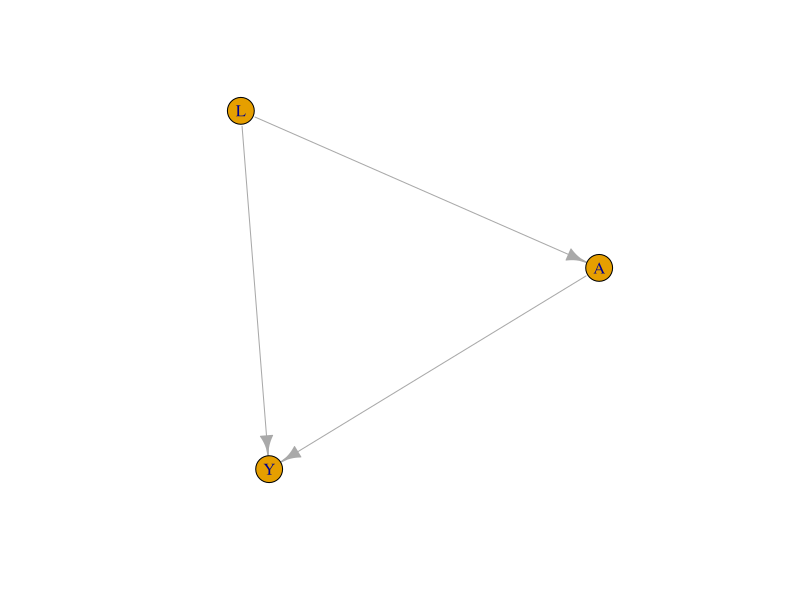

Write R code to recreate this figure.
## ---- chunk 1
knitr::opts_chunk$set(echo = TRUE)
library(tidyverse)
library(knitr)
## ---- chunk 2
library(igraph)
edges = c(1,2,1,3,2,3)
g = make_graph(edges) %>% set_vertex_attr("label", value = c("L", "A", "Y"))
plot(g)
## ---- chunk 3

L = c(0,0,0,0,1,1,1,1)
A = c(0,0,1,1,0,0,1,1)
Y = c(0,1,0,1,0,1,0,1)
N = c(3,1,3,1,1,2,3,6)
dat = data.frame(L=L, A=A, Y=Y, N=N)
kable(dat)

mw = glm(A ~ L, family = binomial, weights = N, data = dat) # weight model (P(a | l))
w = 1/ifelse(A==1, fitted.values(mw), 1 - fitted.values(mw)) # w
N_pseudo = w * N

dat$w = w
dat$N_pseudo = w * N

## ---- chunk 4
theta = sum(ifelse(A==1, N_pseudo * Y, 0))/sum(ifelse(A==1, N_pseudo, 0)) - sum(ifelse(A==0, N_pseudo * Y, 0))/sum(ifelse(A==0, N_pseudo, 0))
## ---- chunk 5

set.seed(1)
n = 1000 # number of subjects
L = sample.int(3, size = n, replace = T, prob = c(1, 1, 1)) # health level (higher is better)
A = rbinom(n, 1, prob = plogis(2-L)) # healthier less likely to get treatment
Y = rnorm(n, mean = 200 - 10 * A - 20 * L) 

# simple linear model, no conditioning on L
beta1.m0 = lm(Y ~ A)$coefficients[2]

# P(A|L)
tm = glm(A ~ L, family = binomial)
pa1 = predict(tm, type = "response") # P(A=1 | L)
w = ifelse(A==1, pa1, 1-pa1) # P(A=a | L)  = W

mod = lm(Y ~ A, weights = 1/w)
beta1.m1 = coefficients(mod)[2]
## ---- chunk 6

L = c(0,0,0,0,1,1,1,1)
A = c(0,0,1,1,0,0,1,1)
Y = c(0,1,0,1,0,1,0,1)
N = c(3,1,3,1,1,2,3,6)
dat = data.frame(L=L, A=A, Y=Y, N=N)
kable(dat)

mw = glm(A ~ L, family = binomial, weights = N, data = dat)
w = 1/ifelse(A==1, fitted.values(mw), 1 - fitted.values(mw))
N_pseudo = w * N

dat$w = w
dat$N_pseudo = w * N

## ---- chunk 7

d1 = dat %>% group_by(A) %>% summarise(l = sum(N_pseudo*Y), r = sum(N_pseudo))
